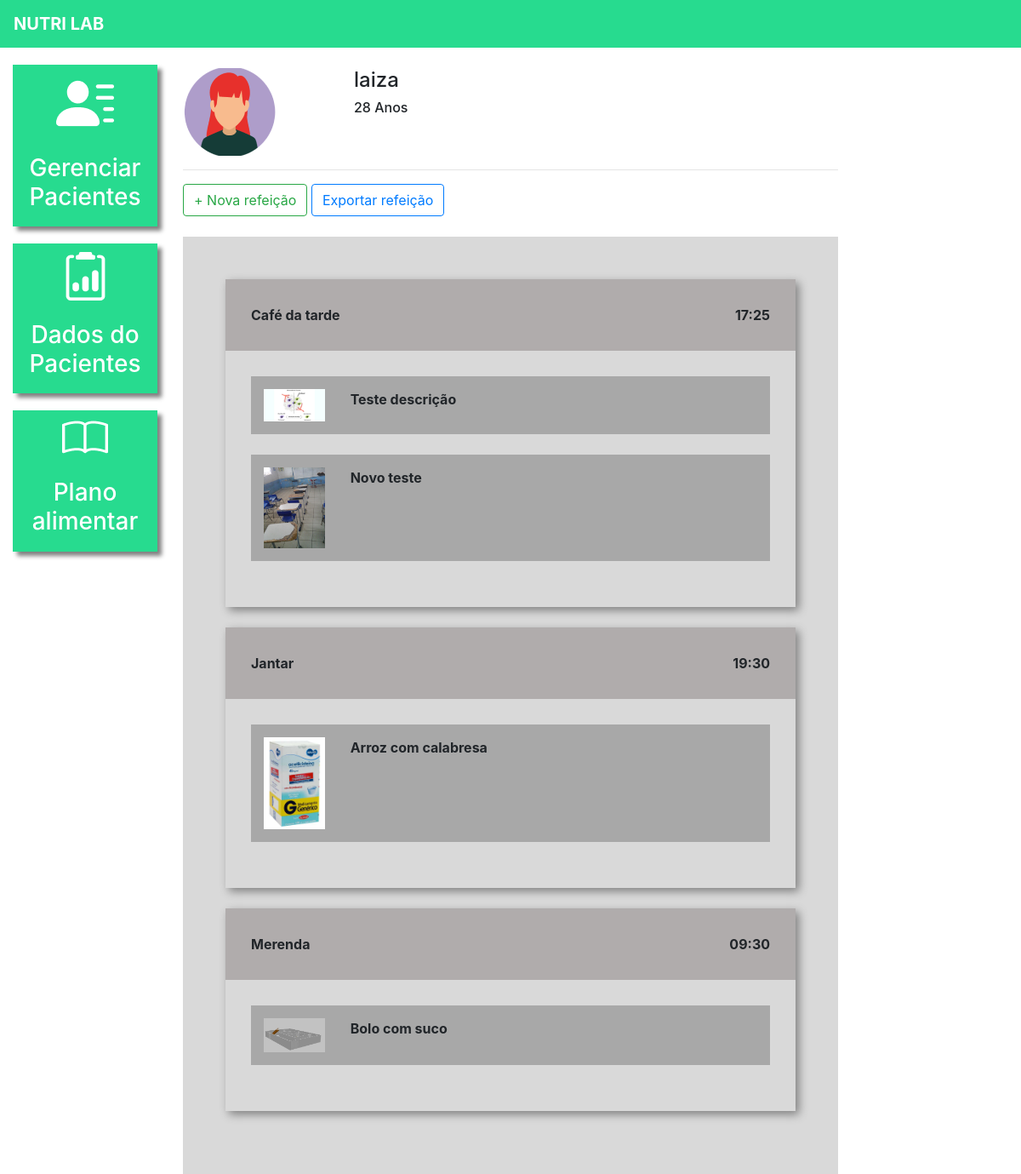
Screenshot of /plataforma/plano_alimentar/3/ (signed in) with the database file from the repository.
### plataforma/models.py (models this page shows, shortened)
class Pacientes(models.Model):
    choices_sexo = (('F', 'Feminino'),
                    ('M', 'Maculino'))
    nome = models.CharField(max_length=50)
    sexo = models.CharField(max_length=1, choices=choices_sexo)
    idade = models.IntegerField()
    email = models.EmailField()
    telefone = models.CharField(max_length=19)
    nutri = models.ForeignKey(User, on_delete=models.CASCADE)

class Refeicao(models.Model):
    paciente = models.ForeignKey(Pacientes, on_delete=models.CASCADE)
    titulo = models.CharField(max_length=50)
    horario = models.TimeField()
    carboidratos = models.IntegerField()
    proteinas = models.IntegerField()
    gorduras = models.IntegerField()

class Opcao(models.Model):
    refeicao = models.ForeignKey(Refeicao, on_delete=models.CASCADE)
    imagem = models.ImageField(upload_to="opcao")
    descricao = models.TextField()

### plataforma/views.py (the view)
# urls.py: path('plano_alimentar/<str:id>/', views.plano_alimentar, name="plano_alimentar"),
def plano_alimentar(request, id):
    paciente = get_object_or_404(Pacientes, id=id)
    if not paciente.nutri == request.user:
        messages.add_message(request, constants.ERROR, 'Esse paciente não é seu')
        return redirect('/dados_paciente/')
    if request.method == "GET":
        r1 = Refeicao.objects.filter(paciente=paciente)
        opcao = Opcao.objects.all()
        return render(request, 'plano_alimentar.html', {'paciente': paciente, 'refeicao': r1, 'opcao': opcao})

### plataforma/templates/plano_alimentar.html (shortened to what this page needs)
{% extends 'base_plataforma.html' %}
{% load static %}
{% block 'plataforma' %}
<br>
<div class="row">
    <div class="col-md-3">
        {% if paciente.sexo == "M"%}
        <img src="{% static 'plataforma/img/perfil2.png' %}">
        {% else %}
        <img src="{% static 'plataforma/img/perfil1.png' %}">
        {% endif %}
    </div>
    <div class="col-md-3 dados descricao">
        <h4>{{paciente.nome}}</h4>
        <h6>{{paciente.idade}} Anos</h6>
    </div>
</div>
<hr>
<button type="button" class="btn btn-outline-success" data-toggle="modal" data-target="#modal">
    + Nova refeição
</button>
<button type="button" class="btn btn-outline-primary">
    Exportar refeição
</button>
<br>
<br>
<div class="fundo-alimentar">
    {% for re in refeicao %}
    <div class="refeicao">
        <div class="head-refeicao">
            <span>{{re.titulo}}</span>
            <span style="float: right;">{{re.horario}}</span>
        </div>
        <div class="body-refeicao">
            {% for ol in opcao %}
            {% if ol.refeicao == re %}
            <div class="opcao">
                <div class="row">
                    <div class="col-md-2">
                        <img width="100%" src="{{ol.imagem.url}}">
                    </div>
                    <div class="col-md-10">
                        {{ol.descricao}}
                    </div>
                </div>
            </div>
            <br>
            {% endif%}
            {% endfor %}
        </div>
    </div>
    <br>
    {%  endfor %}
</div>
{% endblock%}

### templates/static/plataforma/css/estilo.css (style rules this page uses)
.dados { font-weight: bold; }
.descricao { margin-left: -12%; }
@media (max-width: 1300px) { .descricao { margin-left: 1px; } }

### templates/static/plataforma/css/plano_alimentar.css (style rules this page uses)
.fundo-alimentar { background-color: #D9D9D9; padding: 50px; }
.refeicao { box-shadow: 4px 4px 10px gray; }
.head-refeicao { background-color: #B0ACAC; padding: 30px; font-weight: bold; }
.body-refeicao { padding: 30px; font-weight: bold; }
.opcao { background-color: #A8A8A8; padding: 15px; }

### rows the page displays
Pacientes: nome "laiza", idade "28"
Refeicao: titulo "Café da tarde", horario "17:25"
Opcao: imagem (picture), descricao "Teste descrição"
Opcao: imagem (picture), descricao "Novo teste"
Refeicao: titulo "Jantar", horario "19:30"
Opcao: imagem (picture), descricao "Arroz com calabresa"
Refeicao: titulo "Merenda", horario "09:30"
Opcao: imagem (picture), descricao "Bolo com suco"
